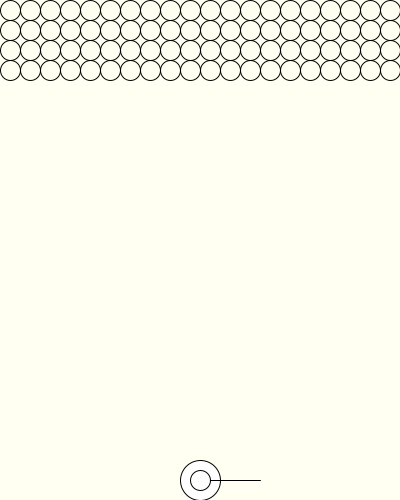
Frame 1 (no input)
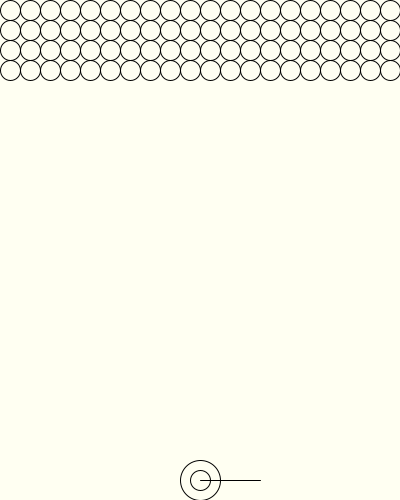
Frame 60 (the mouse pressed at the canvas centre just before this capture)
Frame 120 (the mouse held since frame 60 and released just before this capture): identical to frame 60, image omitted

The Processing sketch that drew these frames (run headless with seeded random() and noise(); from frame 60 on, the mouse is pressed at the canvas centre):

// Processing sketch: week12_7_4_bubble_glue_shooting_bubble_array_find_nearest_glue
// ── week12_7_4_bubble_glue_shooting_bubble_array_find_nearest_glue.pde
//Week11 有泡泡龍的陣列
void setup(){
  size(400,500);
}
float angle=0;
void draw(){
  background(#FFFFF2);
  ellipse(200,480, 40,40);
  line(200,480, 200+60*cos(angle), 480+60*sin(angle));
  ellipse(bulletX, bulletY, 20,20);
  for(int i=0; i<4; i++){//for(int y=10; y<=70; y+=20){
    for(int j=0; j<20; j++){//for(int x=10; x<490; x+=20){
      if(bubble[i][j]==1)fill(255,255,0);
      else noFill();
      ellipse(10+j*20, 10+i*20, 20,20);//ellipse(x,y,20,20);
    }
  }
  if(bulletFlying){
    bulletX += bulletVX;
    bulletY += bulletVY;
    if(bulletY<10){
      bulletFlying=false;
      findNearestBubble();
    }
  }
}
void findNearestBubble(){
  int nearestI=0, nearestJ=0;
  for(int i=0; i<4; i++){//for(int y=10; y<=70; y+=20){
    for(int j=0; j<20; j++){//for(int x=10; x<490; x+=20){
      if( dist(10+j*20, 10+i*20, bulletX, bulletY) < 10 ){
        nearestI = i;
        nearestJ = j;
      }
    }
  }
  bubble[nearestI][nearestJ]=1;
}
int [][]bubble=new int[4][20];
void mouseDragged(){
  angle += radians(mouseX-pmouseX);
}
boolean bulletFlying=false;
float bulletX=200, bulletY = 480, bulletVX=0, bulletVY=0;
void keyPressed(){
  if(key==' '){
    bulletFlying=true;
    bulletX=200;
    bulletY=480;
    bulletVX = 2*cos(angle);
    bulletVY = 2*sin(angle);
  }
}
